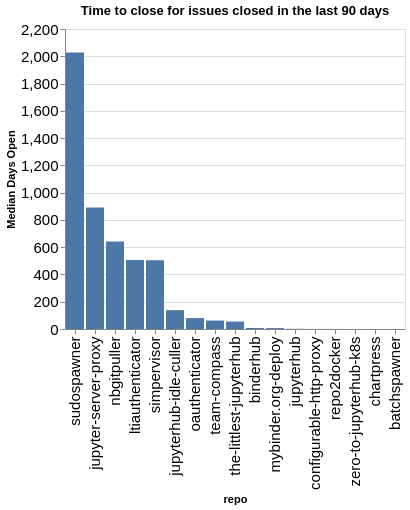

The notebook cell saved with this chart:
### Code cell
time_open = closed.groupby(['org', 'repo']).agg({'time_open': 'median'}).reset_index()
time_open['time_open'] = time_open['time_open'] / (60 * 60 * 24)
time_open['org/repo'] = time_open.apply(lambda a: a['org'] + '/' + a['repo'], axis=1)
sorted_vals = time_open.sort_values(['org', 'time_open'], ascending=False)['repo'].values
alt.Chart(data=time_open, title=f"Time to close for issues closed in the last {n_days} days").mark_bar().encode(
    x=alt.X('repo', sort=alt.Sort(sorted_vals.tolist())),
    y=alt.Y('time_open', title="Median Days Open"),
)

### Figure 1 — Vega-Lite specification as saved in the notebook (floating-point values rounded to 4 significant figures)
{"config": {"axisLeft": {"labelFontSize": 15}, "axisBottom": {"labelFontSize": 15}}, "data": {"name": "data-8668573558d942c861c8bdd530a3be88"}, "mark": {"type": "bar"}, "encoding": {"x": {"field": "repo", "sort": ["sudospawner", "jupyter-server-proxy", "nbgitpuller", "ltiauthenticator", "simpervisor", "jupyterhub-idle-culler", "oauthenticator", "team-compass", "the-littlest-jupyterhub", "binderhub", "mybinder.org-deploy", "jupyterhub", "configurable-http-proxy", "repo2docker", "zero-to-jupyterhub-k8s", "chartpress", "batchspawner"], "type": "nominal"}, "y": {"field": "time_open", "title": "Median Days Open", "type": "quantitative"}}, "title": "Time to close for issues closed in the last 90 days", "$schema": "https://vega.github.io/schema/vega-lite/v5.20.1.json", "datasets": {"data-8668573558d942c861c8bdd530a3be88": [{"org": "jupyterhub", "repo": "batchspawner", "time_open": 0.00309, "org/repo": "jupyterhub/batchspawner"}, {"org": "jupyterhub", "repo": "binderhub", "time_open": 7.322, "org/repo": "jupyterhub/binderhub"}, {"org": "jupyterhub", "repo": "chartpress", "time_open": 0.03757, "org/repo": "jupyterhub/chartpress"}, {"org": "jupyterhub", "repo": "configurable-http-proxy", "time_open": 0.571, "org/repo": "jupyterhub/configurable-http-proxy"}, {"org": "jupyterhub", "repo": "jupyter-server-proxy", "time_open": 891.7, "org/repo": "jupyterhub/jupyter-server-proxy"}, {"org": "jupyterhub", "repo": "jupyterhub", "time_open": 1.4, "org/repo": "jupyterhub/jupyterhub"}, {"org": "jupyterhub", "repo": "jupyterhub-idle-culler", "time_open": 137.8, "org/repo": "jupyterhub/jupyterhub-idle-culler"}, {"org": "jupyterhub", "repo": "ltiauthenticator", "time_open": 506.7, "org/repo": "jupyterhub/ltiauthenticator"}, {"org": "jupyterhub", "repo": "mybinder.org-deploy", "time_open": 6.948, "org/repo": "jupyterhub/mybinder.org-deploy"}, {"org": "jupyterhub", "repo": "nbgitpuller", "time_open": 642.4, "org/repo": "jupyterhub/nbgitpuller"}, {"org": "jupyterhub", "repo": "oauthenticator", "time_open": 80.02, "org/repo": "jupyterhub/oauthenticator"}, {"org": "jupyterhub", "repo": "repo2docker", "time_open": 0.4804, "org/repo": "jupyterhub/repo2docker"}, {"org": "jupyterhub", "repo": "simpervisor", "time_open": 503.8, "org/repo": "jupyterhub/simpervisor"}, {"org": "jupyterhub", "repo": "sudospawner", "time_open": 2028.0, "org/repo": "jupyterhub/sudospawner"}, {"org": "jupyterhub", "repo": "team-compass", "time_open": 62.05, "org/repo": "jupyterhub/team-compass"}, {"org": "jupyterhub", "repo": "the-littlest-jupyterhub", "time_open": 54.74, "org/repo": "jupyterhub/the-littlest-jupyterhub"}, {"org": "jupyterhub", "repo": "zero-to-jupyterhub-k8s", "time_open": 0.3431, "org/repo": "jupyterhub/zero-to-jupyterhub-k8s"}]}}
